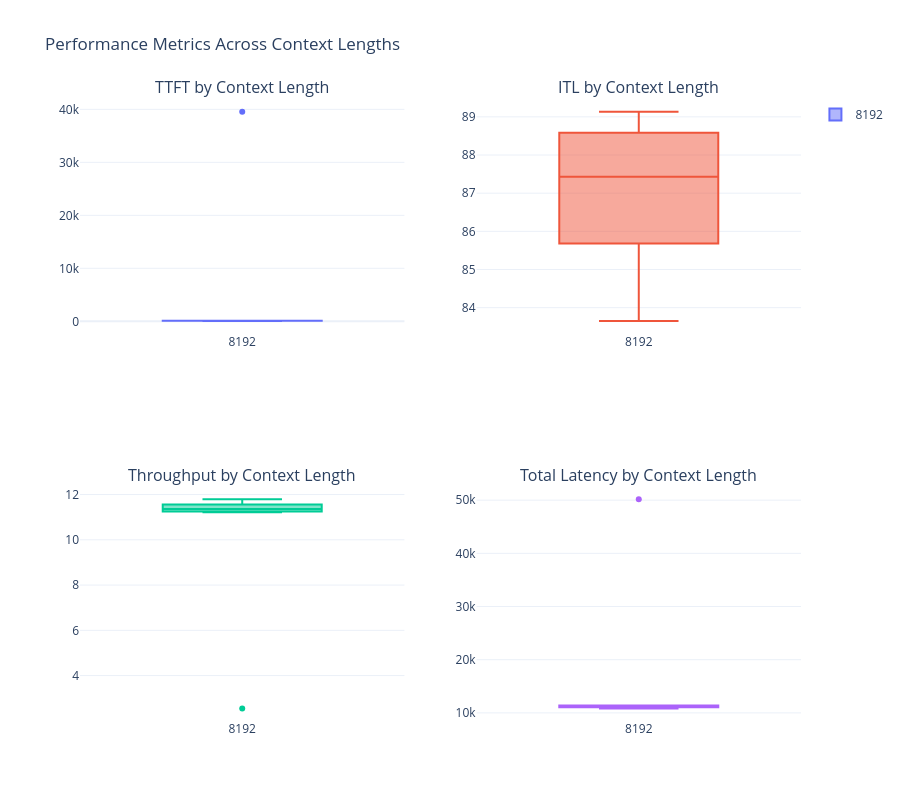

Here is the notebook cell this chart was saved with:
### Code cell
# Multi-metric comparison across context lengths
if 'context_length' in df_success.columns:
    fig = make_subplots(
        rows=2, cols=2,
        subplot_titles=('TTFT by Context Length', 'ITL by Context Length',
                       'Throughput by Context Length', 'Total Latency by Context Length')
    )
    
    metrics = [
        ('ttft_ms', 'TTFT (ms)'),
        ('itl_ms', 'ITL (ms)'),
        ('throughput_tokens_per_sec', 'Throughput (tokens/sec)'),
        ('total_latency_ms', 'Total Latency (ms)')
    ]
    
    positions = [(1, 1), (1, 2), (2, 1), (2, 2)]
    
    for (metric, label), (row, col) in zip(metrics, positions):
        for ctx_len in sorted(df_success['context_length'].unique()):
            data = df_success[df_success['context_length'] == ctx_len][metric]
            fig.add_trace(
                go.Box(y=data, name=str(ctx_len), showlegend=(row==1 and col==1)),
                row=row, col=col
            )
    
    fig.update_layout(height=800, title_text="Performance Metrics Across Context Lengths")
    fig.show()

### Figure 1 — Plotly figure (JSON) as saved in the notebook; plotly's stock layout.template omitted (floating-point values rounded to 4 significant figures)
{"data": [{"name": "8192", "showlegend": true, "type": "box", "xaxis": "x", "y": [39570.0, 80.13, 80.72, 94.02, 82.49, 94.46, 84.0, 95.18, 83.5, 84.58], "yaxis": "y"}, {"name": "8192", "showlegend": false, "type": "box", "xaxis": "x2", "y": [83.65, 84.79, 85.68, 86.43, 87.14, 87.73, 88.19, 88.58, 88.9, 89.14], "yaxis": "y2"}, {"name": "8192", "showlegend": false, "type": "box", "xaxis": "x3", "y": [2.55, 11.8, 11.68, 11.56, 11.48, 11.39, 11.34, 11.28, 11.25, 11.22], "yaxis": "y3"}, {"name": "8192", "showlegend": false, "type": "box", "xaxis": "x4", "y": [50190.0, 10850.0, 10960.0, 11070.0, 11150.0, 11240.0, 11280.0, 11350.0, 11370.0, 11410.0], "yaxis": "y4"}], "layout": {"annotations": [{"font": {"size": 16}, "showarrow": false, "text": "TTFT by Context Length", "x": 0.225, "xanchor": "center", "xref": "paper", "y": 1, "yanchor": "bottom", "yref": "paper"}, {"font": {"size": 16}, "showarrow": false, "text": "ITL by Context Length", "x": 0.775, "xanchor": "center", "xref": "paper", "y": 1, "yanchor": "bottom", "yref": "paper"}, {"font": {"size": 16}, "showarrow": false, "text": "Throughput by Context Length", "x": 0.225, "xanchor": "center", "xref": "paper", "y": 0.375, "yanchor": "bottom", "yref": "paper"}, {"font": {"size": 16}, "showarrow": false, "text": "Total Latency by Context Length", "x": 0.775, "xanchor": "center", "xref": "paper", "y": 0.375, "yanchor": "bottom", "yref": "paper"}], "height": 800, "title": {"text": "Performance Metrics Across Context Lengths"}, "xaxis": {"anchor": "y", "domain": [0, 0.45]}, "xaxis2": {"anchor": "y2", "domain": [0.55, 1]}, "xaxis3": {"anchor": "y3", "domain": [0, 0.45]}, "xaxis4": {"anchor": "y4", "domain": [0.55, 1]}, "yaxis": {"anchor": "x", "domain": [0.625, 1]}, "yaxis2": {"anchor": "x2", "domain": [0.625, 1]}, "yaxis3": {"anchor": "x3", "domain": [0, 0.375]}, "yaxis4": {"anchor": "x4", "domain": [0, 0.375]}}}
